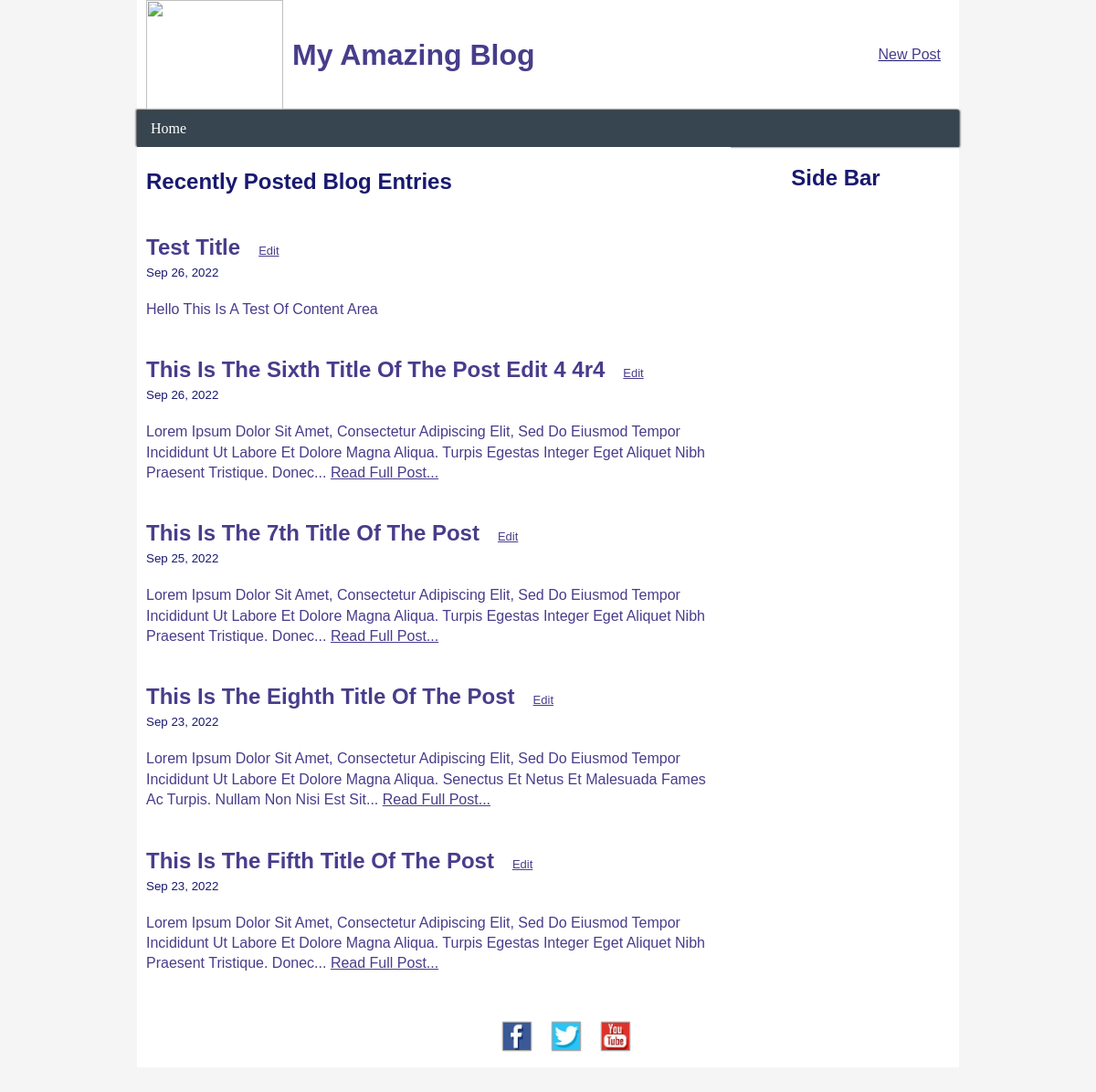
The page / on the database its author committed.
### tables this page shows
CREATE TABLE `posts` (
  `id` int(11) NOT NULL,
  `title` varchar(80) NOT NULL,
  `content` text NOT NULL,
  `updatedAt` timestamp NOT NULL DEFAULT current_timestamp() ON UPDATE current_timestamp()
);

### functions.php (called while the page is built)
<?php
function truncate($text, $chars){
    if(strlen($text) <= $chars){
        return $text;
    }
    $text = $text." ";
    $text = substr($text,0,$chars);
    $text = substr($text,0,strrpos($text,' '));
    $text = $text."...";
    return $text;
}
?>

### index.php (the view, shortened to what this page needs)
<?php
    require("connect.php");
    include("functions.php");
    $query = "SELECT * FROM posts ORDER BY updatedAt DESC LIMIT 5";
    $statement = $db->prepare($query);
    $statement->execute();
?>
<?php include("header.php") ?>
        <section id="content">
            <h1>Recently Posted Blog Entries</h1>
            <div class="blog-post">
                <?php
                while($row = $statement->fetch()): ?>
                <div class="title-group">
                <h2 class= "title-name"><a href="./page.php?id=<?=$row['id']?>"><?= $row['title'] ?></a></h2>
                <a href="./edit-page.php?id=<?=$row['id']?>" class="edit">edit</a>
                </div>
                <p class="time"><small><?= date("M d, Y", strtotime( $row['updatedAt'])) ?></small></p>
                <div class="blog-content">
                    <p><a href="./page.php?id=<?=$row['id']?>"><?= truncate($row['content'], 200) ?></a>
                    <?php if(strlen($row['content']) >= 200){ ?>
                        <a class="read_full_post" href="./page.php?id=<?=$row['id']?>">Read Full Post...</a>
                    <?php } ?>
                    </p>
                </div>
                <?php endwhile?>
            </div>
        </section>
        <?php include("sidebar.php"); ?>
        <div class="clear">
			</div>
<?php include("footer.php") ?>

### header.php (shortened to what this page needs)
<!DOCTYPE html>
<html lang="en">
<head>
    <link rel="stylesheet" href="./style.css" type="text/css">
</head>
<body>
    <div id="container">
        <header>
            <div id="heading">
                <div class="main-heading">
                    <img src="./logo.png" width="150" height="120" alt=""/>
                    <h1><a href="./index.php">my amazing blog</a></h1>
                    <p><a href="./create-post.php">new post</a></p>
                </div>
            </div>
        </header>
        <nav>
			<ul>
				<li><a href="index.php">Home</a></li>
			</ul>
		</nav>

### sidebar.php
<aside>
            <div><h2>Side Bar</h2></div>
</aside>

### footer.php
<footer>
			<div id="social">
				<ul>
					<li><a href="#">
						<img src="images/facebookicon.jpg" alt="" /></a></li>
					<li><a href="#">
						<img src="images/twittericon.jpg" alt="" /></a></li>
					<li><a href="#">
						<img src="images/youtubeicon.jpg" alt="" /></a></li>
				</ul>
			</div>
		</footer>
</div>
    </body>
    </html>

### style.css (style rules this page uses)
html, body, section, p, header, footer, div, article, aside { margin: 0; padding: 0; box-sizing: border-box; }
body { font-family: Helvetica, Arial, Times; color: midnightblue; background-color: #f5f5f5; }
a { text-transform: capitalize; text-decoration: none; color: darkslateblue; }
.read_full_post { text-decoration: underline; text-transform: capitalize; }
.blog-content p { line-height: 140%; }
nav { width: 900px; margin: 0px auto; background-color: #36454f; color: #36454f; height: 40px; line-height: 40px; text-align: left; box-shadow: 1px 0px 2px #333, -1px -1px 2px #333; }
nav ul, nav ul li { display: inline; margin: 0px auto; padding: 0px; }
nav ul li:after { color: #fff; content: "|"; }
nav ul li:last-of-type:after { content: ""; }
nav ul a { font-family: Cinzel; font-size: 1em; display: inline-block; color: #fff; text-decoration: none; height: 20px; padding: 0px 15px; transition: 1s; }
#container { width: 100%; background-color: white; width: 900px; margin: 0px auto; }
#heading { border-bottom: 1px solid #aaa; }
.main-heading { display: flex; flex-wrap: wrap; margin: auto 10px; padding: 0; }
.main-heading img { flex: 10%; }
.main-heading h1 { flex: 50%; padding: 10px; text-transform: capitalize; text-align: left; margin: auto 0px; }
.main-heading p { flex: 20%; padding: 10px; text-align: right; margin: auto 0px; cursor: pointer; text-transform: capitalize; text-decoration: underline; }
#content { float: left; width: 650px; margin: 0px auto; background-color: white; }
aside { float: left; margin-left: 10px; width: 210px; }
aside div { text-align: center; }
#content h1 { margin: 24px 10px; }
.blog-post { margin: 10px; }
.title-group { display: flex; align-items: baseline; }
h2.title-name { margin-right: 20px; margin-bottom: 4px; }
a.edit { text-decoration: underline; margin-right: auto; font-size: small; }
.blog-content { margin: 21px auto; }
.clear { clear: both; height: 1px; }
#social { height: 80px; background-color: white; width: 900px; margin: 0px auto; padding: 0px; text-align: center; margin-bottom: 20px; }
#social ul, #social ul li { display: inline-block; }
#social ul { line-height: 80px; }
#social ul li { padding: 0px 10px; }
#social ul li a img { width: 30px; height: 30px; box-shadow: 1px 1px 1px #aaa, -1px -1px 1px #aaa, 1px -1px 1px #aaa, -1px 1px 1px #aaa; }

### rows shown on the page
posts: title "Test Title", updatedAt "Sep 26, 2022", content "Hello This Is A Test Of Content Area"
posts: title "This Is The Sixth Title Of The Post Edit 4 4r4", updatedAt "Sep 26, 2022", content "Lorem Ipsum Dolor Sit Amet, Consectetur Adipiscing Elit, Sed Do Eiusmod Tempor Incididunt Ut Labore Et Dolore Magna Aliqua. Turpis Egestas Integer Eget Aliquet Nibh Praesent Tristique. Donec..."
posts: title "This Is The 7th Title Of The Post", updatedAt "Sep 25, 2022", content "Lorem Ipsum Dolor Sit Amet, Consectetur Adipiscing Elit, Sed Do Eiusmod Tempor Incididunt Ut Labore Et Dolore Magna Aliqua. Turpis Egestas Integer Eget Aliquet Nibh Praesent Tristique. Donec..."
posts: title "This Is The Eighth Title Of The Post", updatedAt "Sep 23, 2022", content "Lorem Ipsum Dolor Sit Amet, Consectetur Adipiscing Elit, Sed Do Eiusmod Tempor Incididunt Ut Labore Et Dolore Magna Aliqua. Senectus Et Netus Et Malesuada Fames Ac Turpis. Nullam Non Nisi Est Sit..."
posts: title "This Is The Fifth Title Of The Post", updatedAt "Sep 23, 2022", content "Lorem Ipsum Dolor Sit Amet, Consectetur Adipiscing Elit, Sed Do Eiusmod Tempor Incididunt Ut Labore Et Dolore Magna Aliqua. Turpis Egestas Integer Eget Aliquet Nibh Praesent Tristique. Donec..."
